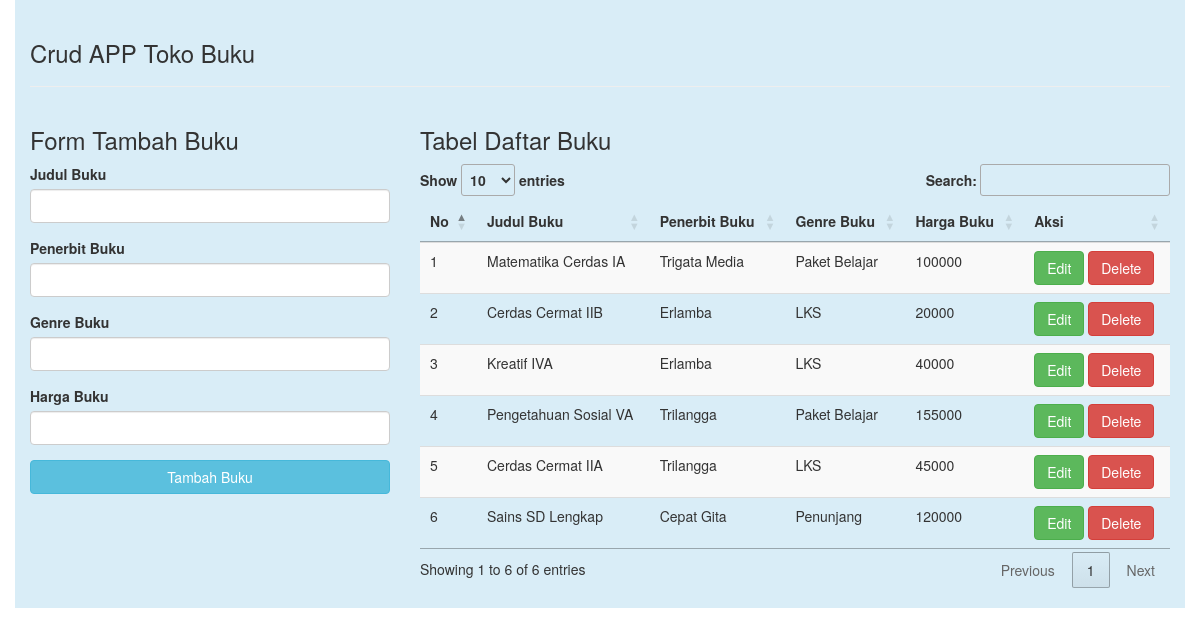
/tokobuku/index.php, run on the app's committed database.
### tables this page shows
CREATE TABLE `buku` (
  `id_buku` int(11) NOT NULL,
  `judul_buku` varchar(100) NOT NULL,
  `penerbit_buku` varchar(100) NOT NULL,
  `genre_buku` varchar(50) NOT NULL,
  `harga_buku` double NOT NULL
);

### tokobuku/index.php (the view, shortened to what this page needs)
<!DOCTYPE html>
<html lang="en">
<head>
	<link rel="stylesheet" href="bootstrap/css/bootstrap.css">
	<link rel="stylesheet" type="text/css" href="//cdn.datatables.net/1.10.11/css/jquery.dataTables.min.css">
</head>
<body>
	<?php
	include('dbconnect.php');
	$query = "SELECT * FROM buku";
	$result = mysqli_query($conn , $query);
	?>
	<div class="container bg-info" style="padding-top: 20px; padding-bottom: 20px;">
		<h3>Crud APP Toko Buku</h3>
		<hr>
		<div class="row">
			<div class="col-sm-4">
				<h3>Form Tambah Buku</h3>
				<form role="form" action="insert.php" method="post">
					<div class="form-group">
						<label>Judul Buku</label>
						<input type="text" name="judul_bk" class="form-control">
					</div>
					<div class="form-group">
						<label>Penerbit Buku</label>
						<input type="text" name="terbit_bk" class="form-control">
					</div>
					<div class="form-group">
						<label>Genre Buku</label>
						<input type="text" name="genre_bk" class="form-control">
					</div>
					<div class="form-group">
						<label>Harga Buku</label>
						<input type="text" name="harga_bk" class="form-control">
					</div>
					<button type="submit" class="btn btn-info btn-block">Tambah Buku</button>
				</form>
			</div>
			<div class="col-sm-8">
				<h3>Tabel Daftar Buku</h3>
				<table class="table table-striped table-hover dtabel">
					<thead>
						<tr>
							<th>No</th>
							<th>Judul Buku</th>
							<th>Penerbit Buku</th>
							<th>Genre Buku</th>
							<th>Harga Buku</th>
							<th>Aksi</th>
						</tr>
					</thead>
					<tbody>
						<?php
							$no = 1;
							while ($row = mysqli_fetch_assoc($result)) {
						?>
						<tr>
							<td><?php echo $no++; ?></td>
							<td><?php echo $row['judul_buku']; ?></td>
							<td><?php echo $row['penerbit_buku']; ?></td>
							<td><?php echo $row['genre_buku']; ?></td>
							<td><?php echo $row['harga_buku']; ?></td>
							<td>
								<a href="editform.php?id=<?php echo $row['id_buku'];?>" class="btn btn-success" role="button">Edit</a>
								<a href="delete.php?id=<?php echo $row['id_buku']?>" class="btn btn-danger" role="button">Delete</a>
							</td>
						</tr>
						<?php
							}
						?>
					</tbody>
				</table>
			</div>
		</div>
	</div>
</body>
</html>

### data on the page
buku: judul_buku "Matematika Cerdas IA", penerbit_buku "Trigata Media", genre_buku "Paket Belajar", harga_buku "100000"
buku: judul_buku "Cerdas Cermat IIB", penerbit_buku "Erlamba", genre_buku "LKS", harga_buku "20000"
buku: judul_buku "Kreatif IVA", penerbit_buku "Erlamba", genre_buku "LKS", harga_buku "40000"
buku: judul_buku "Pengetahuan Sosial VA", penerbit_buku "Trilangga", genre_buku "Paket Belajar", harga_buku "155000"
buku: judul_buku "Cerdas Cermat IIA", penerbit_buku "Trilangga", genre_buku "LKS", harga_buku "45000"
buku: judul_buku "Sains SD Lengkap", penerbit_buku "Cepat Gita", genre_buku "Penunjang", harga_buku "120000"
